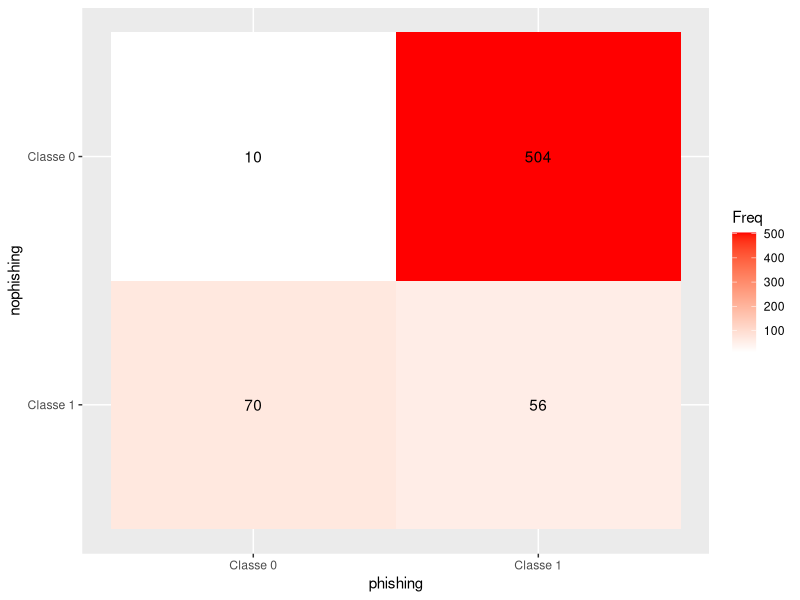

Here is the R script that generated this plot:
#Carico librerie necessarie
library(ggplot2)
library(tidyverse)
library(glmnet)
library(caret)
library(dplyr)

#Carico il csv con i dati
data <- read.csv("dataset_filtraggio_finale.csv", sep = ",")
data_no_dup <- data %>% distinct()

#Conversione della colonna label a factor per la classificazione binaria
data_no_dup$label <- factor(data_no_dup$label, levels = c("0", "1"))

#Splitting in train e testset
trainIndex <- createDataPartition(y = data_no_dup$label, p = 0.8, list = FALSE)
train <- data_no_dup[trainIndex, ]
testing <- data_no_dup[-trainIndex, ]

#DATA PRE-PROCESSING APPLICAZIONE SCALING PIU' CENTERING DEI DATI
pre_processor_values <- preProcess(train, method = c("center", "scale"))
train_pre_processed <- predict(pre_processor_values, train)
testing_pre_processed <- predict(pre_processor_values, testing)

#Train and tuning del modello KNN
trctrl <- trainControl(method = "repeatedcv", number = 10, repeats = 4)
knn_model <- train(label ~., data = train_pre_processed, method = "knn", trControl = trctrl, tuneGrid = data.frame(k = c(3, 5, 7, 9, 11, 13)))
knn_model

#Generazione delle predizioni del modello addestrato
test_pred <- predict(knn_model, newdata = testing_pre_processed)

#Valutazione performance su testset tramite metodo di caret confusion matrix
cm <- confusionMatrix(test_pred, testing_pre_processed$label, mode = "everything")

#Plotting della confusion Matrix
cm_to_plot <- as.data.frame(cm$table)
ggplot(cm_to_plot, aes(Prediction, Reference, fill = Freq)) +
  geom_tile() +
  geom_text(aes(label = Freq)) +
  scale_fill_gradient(low = "white", high = "red") +
  labs(x = "phishing", y = "nophishing") +
  scale_x_discrete(labels = c("Classe 0", "Classe 1")) +
  scale_y_discrete(labels = c("Classe 1", "Classe 0"))

